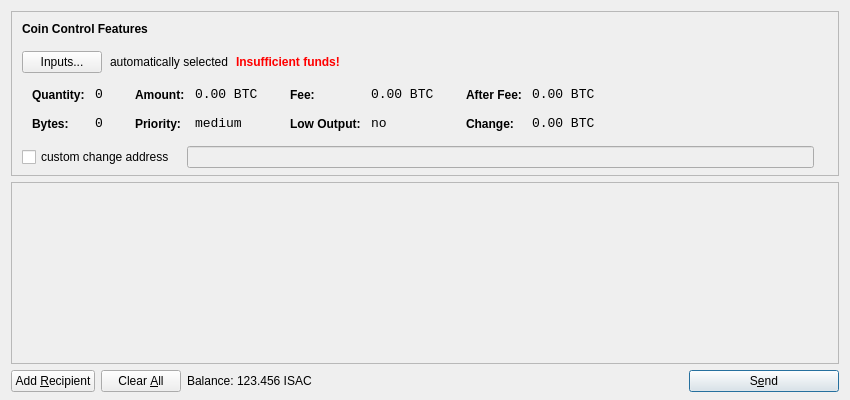
<?xml version="1.0" encoding="UTF-8"?>
<ui version="4.0">
 <class>SendCoinsDialog</class>
 <widget class="QDialog" name="SendCoinsDialog">
  <property name="geometry">
   <rect>
    <x>0</x>
    <y>0</y>
    <width>850</width>
    <height>400</height>
   </rect>
  </property>
  <property name="windowTitle">
   <string>Send Coins</string>
  </property>
  <layout class="QVBoxLayout" name="verticalLayout" stretch="0,1,0">
   <property name="bottomMargin">
    <number>8</number>
   </property>
   <item>
    <widget class="QFrame" name="frameCoinControl">
     <property name="sizePolicy">
      <sizepolicy hsizetype="Expanding" vsizetype="Expanding">
       <horstretch>0</horstretch>
       <verstretch>0</verstretch>
      </sizepolicy>
     </property>
     <property name="maximumSize">
      <size>
       <width>16777215</width>
       <height>16777215</height>
      </size>
     </property>
     <property name="frameShape">
      <enum>QFrame::StyledPanel</enum>
     </property>
     <property name="frameShadow">
      <enum>QFrame::Sunken</enum>
     </property>
     <layout class="QVBoxLayout" name="verticalLayoutCoinControl2">
      <property name="spacing">
       <number>-1</number>
      </property>
      <property name="leftMargin">
       <number>0</number>
      </property>
      <property name="topMargin">
       <number>0</number>
      </property>
      <property name="rightMargin">
       <number>0</number>
      </property>
      <property name="bottomMargin">
       <number>6</number>
      </property>
      <item>
       <layout class="QVBoxLayout" name="verticalLayoutCoinControl" stretch="0,0,0,0,1">
        <property name="spacing">
         <number>0</number>
        </property>
        <property name="leftMargin">
         <number>10</number>
        </property>
        <property name="topMargin">
         <number>10</number>
        </property>
        <item>
         <layout class="QHBoxLayout" name="horizontalLayoutCoinControl1">
          <property name="bottomMargin">
           <number>15</number>
          </property>
          <item>
           <widget class="QLabel" name="labelCoinControlFeatures">
            <property name="sizePolicy">
             <sizepolicy hsizetype="Preferred" vsizetype="Maximum">
              <horstretch>0</horstretch>
              <verstretch>0</verstretch>
             </sizepolicy>
            </property>
            <property name="font">
             <font>
              <weight>75</weight>
              <bold>true</bold>
             </font>
            </property>
            <property name="styleSheet">
             <string notr="true">font-weight:bold;</string>
            </property>
            <property name="text">
             <string>Coin Control Features</string>
            </property>
           </widget>
          </item>
         </layout>
        </item>
        <item>
         <layout class="QHBoxLayout" name="horizontalLayoutCoinControl2" stretch="0,0,0,0">
          <property name="spacing">
           <number>8</number>
          </property>
          <property name="bottomMargin">
           <number>10</number>
          </property>
          <item>
           <widget class="QPushButton" name="pushButtonCoinControl">
            <property name="styleSheet">
             <string notr="true"/>
            </property>
            <property name="text">
             <string>Inputs...</string>
            </property>
           </widget>
          </item>
          <item>
           <widget class="QLabel" name="labelCoinControlAutomaticallySelected">
            <property name="text">
             <string>automatically selected</string>
            </property>
            <property name="margin">
             <number>5</number>
            </property>
           </widget>
          </item>
          <item>
           <widget class="QLabel" name="labelCoinControlInsuffFunds">
            <property name="font">
             <font>
              <weight>75</weight>
              <bold>true</bold>
             </font>
            </property>
            <property name="styleSheet">
             <string notr="true">color:red;font-weight:bold;</string>
            </property>
            <property name="text">
             <string>Insufficient funds!</string>
            </property>
            <property name="margin">
             <number>5</number>
            </property>
           </widget>
          </item>
          <item>
           <spacer name="horizontalSpacerCoinControl">
            <property name="orientation">
             <enum>Qt::Horizontal</enum>
            </property>
            <property name="sizeHint" stdset="0">
             <size>
              <width>40</width>
              <height>1</height>
             </size>
            </property>
           </spacer>
          </item>
         </layout>
        </item>
        <item>
         <widget class="QWidget" name="widgetCoinControl" native="true">
          <property name="sizePolicy">
           <sizepolicy hsizetype="Preferred" vsizetype="Preferred">
            <horstretch>0</horstretch>
            <verstretch>0</verstretch>
           </sizepolicy>
          </property>
          <property name="minimumSize">
           <size>
            <width>0</width>
            <height>0</height>
           </size>
          </property>
          <property name="styleSheet">
           <string notr="true"/>
          </property>
          <layout class="QHBoxLayout" name="horizontalLayoutCoinControl5">
           <property name="margin">
            <number>0</number>
           </property>
           <item>
            <layout class="QHBoxLayout" name="horizontalLayoutCoinControl3" stretch="0,0,0,1">
             <property name="spacing">
              <number>20</number>
             </property>
             <property name="topMargin">
              <number>0</number>
             </property>
             <property name="bottomMargin">
              <number>10</number>
             </property>
             <item>
              <layout class="QFormLayout" name="formLayoutCoinControl1">
               <property name="horizontalSpacing">
                <number>10</number>
               </property>
               <property name="verticalSpacing">
                <number>14</number>
               </property>
               <property name="leftMargin">
                <number>10</number>
               </property>
               <property name="topMargin">
                <number>4</number>
               </property>
               <property name="rightMargin">
                <number>6</number>
               </property>
               <item row="0" column="0">
                <widget class="QLabel" name="labelCoinControlQuantityText">
                 <property name="styleSheet">
                  <string notr="true">font-weight:bold;</string>
                 </property>
                 <property name="text">
                  <string>Quantity:</string>
                 </property>
                 <property name="margin">
                  <number>0</number>
                 </property>
                </widget>
               </item>
               <item row="0" column="1">
                <widget class="QLabel" name="labelCoinControlQuantity">
                 <property name="font">
                  <font>
                   <family>Monospace</family>
                   <pointsize>10</pointsize>
                  </font>
                 </property>
                 <property name="cursor">
                  <cursorShape>IBeamCursor</cursorShape>
                 </property>
                 <property name="contextMenuPolicy">
                  <enum>Qt::ActionsContextMenu</enum>
                 </property>
                 <property name="text">
                  <string notr="true">0</string>
                 </property>
                 <property name="margin">
                  <number>0</number>
                 </property>
                 <property name="textInteractionFlags">
                  <set>Qt::LinksAccessibleByMouse|Qt::TextSelectableByKeyboard|Qt::TextSelectableByMouse</set>
                 </property>
                </widget>
               </item>
               <item row="1" column="0">
                <widget class="QLabel" name="labelCoinControlBytesText">
                 <property name="styleSheet">
                  <string notr="true">font-weight:bold;</string>
                 </property>
                 <property name="text">
                  <string>Bytes:</string>
                 </property>
                </widget>
               </item>
               <item row="1" column="1">
                <widget class="QLabel" name="labelCoinControlBytes">
                 <property name="font">
                  <font>
                   <family>Monospace</family>
                   <pointsize>10</pointsize>
                  </font>
                 </property>
                 <property name="cursor">
                  <cursorShape>IBeamCursor</cursorShape>
                 </property>
                 <property name="contextMenuPolicy">
                  <enum>Qt::ActionsContextMenu</enum>
                 </property>
                 <property name="text">
                  <string notr="true">0</string>
                 </property>
                 <property name="textInteractionFlags">
                  <set>Qt::LinksAccessibleByMouse|Qt::TextSelectableByKeyboard|Qt::TextSelectableByMouse</set>
                 </property>
                </widget>
               </item>
              </layout>
             </item>
             <item>
              <layout class="QFormLayout" name="formLayoutCoinControl2">
               <property name="horizontalSpacing">
                <number>10</number>
               </property>
               <property name="verticalSpacing">
                <number>14</number>
               </property>
               <property name="leftMargin">
                <number>6</number>
               </property>
               <property name="topMargin">
                <number>4</number>
               </property>
               <property name="rightMargin">
                <number>6</number>
               </property>
               <item row="0" column="0">
                <widget class="QLabel" name="labelCoinControlAmountText">
                 <property name="styleSheet">
                  <string notr="true">font-weight:bold;</string>
                 </property>
                 <property name="text">
                  <string>Amount:</string>
                 </property>
                 <property name="margin">
                  <number>0</number>
                 </property>
                </widget>
               </item>
               <item row="0" column="1">
                <widget class="QLabel" name="labelCoinControlAmount">
                 <property name="font">
                  <font>
                   <family>Monospace</family>
                   <pointsize>10</pointsize>
                  </font>
                 </property>
                 <property name="cursor">
                  <cursorShape>IBeamCursor</cursorShape>
                 </property>
                 <property name="contextMenuPolicy">
                  <enum>Qt::ActionsContextMenu</enum>
                 </property>
                 <property name="text">
                  <string notr="true">0.00 BTC</string>
                 </property>
                 <property name="textInteractionFlags">
                  <set>Qt::LinksAccessibleByMouse|Qt::TextSelectableByKeyboard|Qt::TextSelectableByMouse</set>
                 </property>
                </widget>
               </item>
               <item row="1" column="0">
                <widget class="QLabel" name="labelCoinControlPriorityText">
                 <property name="styleSheet">
                  <string notr="true">font-weight:bold;</string>
                 </property>
                 <property name="text">
                  <string>Priority:</string>
                 </property>
                </widget>
               </item>
               <item row="1" column="1">
                <widget class="QLabel" name="labelCoinControlPriority">
                 <property name="font">
                  <font>
                   <family>Monospace</family>
                   <pointsize>10</pointsize>
                  </font>
                 </property>
                 <property name="cursor">
                  <cursorShape>IBeamCursor</cursorShape>
                 </property>
                 <property name="contextMenuPolicy">
                  <enum>Qt::ActionsContextMenu</enum>
                 </property>
                 <property name="text">
                  <string>medium</string>
                 </property>
                 <property name="textInteractionFlags">
                  <set>Qt::LinksAccessibleByMouse|Qt::TextSelectableByKeyboard|Qt::TextSelectableByMouse</set>
                 </property>
                </widget>
               </item>
              </layout>
             </item>
             <item>
              <layout class="QFormLayout" name="formLayoutCoinControl3">
               <property name="horizontalSpacing">
                <number>10</number>
               </property>
               <property name="verticalSpacing">
                <number>14</number>
               </property>
               <property name="leftMargin">
                <number>6</number>
               </property>
               <property name="topMargin">
                <number>4</number>
               </property>
               <property name="rightMargin">
                <number>6</number>
               </property>
               <item row="0" column="0">
                <widget class="QLabel" name="labelCoinControlFeeText">
                 <property name="styleSheet">
                  <string notr="true">font-weight:bold;</string>
                 </property>
                 <property name="text">
                  <string>Fee:</string>
                 </property>
                 <property name="margin">
                  <number>0</number>
                 </property>
                </widget>
               </item>
               <item row="0" column="1">
                <widget class="QLabel" name="labelCoinControlFee">
                 <property name="font">
                  <font>
                   <family>Monospace</family>
                   <pointsize>10</pointsize>
                  </font>
                 </property>
                 <property name="cursor">
                  <cursorShape>IBeamCursor</cursorShape>
                 </property>
                 <property name="contextMenuPolicy">
                  <enum>Qt::ActionsContextMenu</enum>
                 </property>
                 <property name="text">
                  <string notr="true">0.00 BTC</string>
                 </property>
                 <property name="textInteractionFlags">
                  <set>Qt::LinksAccessibleByMouse|Qt::TextSelectableByKeyboard|Qt::TextSelectableByMouse</set>
                 </property>
                </widget>
               </item>
               <item row="1" column="0">
                <widget class="QLabel" name="labelCoinControlLowOutputText">
                 <property name="styleSheet">
                  <string notr="true">font-weight:bold;</string>
                 </property>
                 <property name="text">
                  <string>Low Output:</string>
                 </property>
                </widget>
               </item>
               <item row="1" column="1">
                <widget class="QLabel" name="labelCoinControlLowOutput">
                 <property name="font">
                  <font>
                   <family>Monospace</family>
                   <pointsize>10</pointsize>
                  </font>
                 </property>
                 <property name="cursor">
                  <cursorShape>IBeamCursor</cursorShape>
                 </property>
                 <property name="contextMenuPolicy">
                  <enum>Qt::ActionsContextMenu</enum>
                 </property>
                 <property name="text">
                  <string>no</string>
                 </property>
                 <property name="textInteractionFlags">
                  <set>Qt::LinksAccessibleByMouse|Qt::TextSelectableByKeyboard|Qt::TextSelectableByMouse</set>
                 </property>
                </widget>
               </item>
              </layout>
             </item>
             <item>
              <layout class="QFormLayout" name="formLayoutCoinControl4">
               <property name="horizontalSpacing">
                <number>10</number>
               </property>
               <property name="verticalSpacing">
                <number>14</number>
               </property>
               <property name="leftMargin">
                <number>6</number>
               </property>
               <property name="topMargin">
                <number>4</number>
               </property>
               <property name="rightMargin">
                <number>6</number>
               </property>
               <item row="0" column="0">
                <widget class="QLabel" name="labelCoinControlAfterFeeText">
                 <property name="styleSheet">
                  <string notr="true">font-weight:bold;</string>
                 </property>
                 <property name="text">
                  <string>After Fee:</string>
                 </property>
                 <property name="margin">
                  <number>0</number>
                 </property>
                </widget>
               </item>
               <item row="0" column="1">
                <widget class="QLabel" name="labelCoinControlAfterFee">
                 <property name="font">
                  <font>
                   <family>Monospace</family>
                   <pointsize>10</pointsize>
                  </font>
                 </property>
                 <property name="cursor">
                  <cursorShape>IBeamCursor</cursorShape>
                 </property>
                 <property name="contextMenuPolicy">
                  <enum>Qt::ActionsContextMenu</enum>
                 </property>
                 <property name="text">
                  <string notr="true">0.00 BTC</string>
                 </property>
                 <property name="textInteractionFlags">
                  <set>Qt::LinksAccessibleByMouse|Qt::TextSelectableByKeyboard|Qt::TextSelectableByMouse</set>
                 </property>
                </widget>
               </item>
               <item row="1" column="0">
                <widget class="QLabel" name="labelCoinControlChangeText">
                 <property name="styleSheet">
                  <string notr="true">font-weight:bold;</string>
                 </property>
                 <property name="text">
                  <string>Change:</string>
                 </property>
                </widget>
               </item>
               <item row="1" column="1">
                <widget class="QLabel" name="labelCoinControlChange">
                 <property name="font">
                  <font>
                   <family>Monospace</family>
                   <pointsize>10</pointsize>
                  </font>
                 </property>
                 <property name="cursor">
                  <cursorShape>IBeamCursor</cursorShape>
                 </property>
                 <property name="contextMenuPolicy">
                  <enum>Qt::ActionsContextMenu</enum>
                 </property>
                 <property name="text">
                  <string notr="true">0.00 BTC</string>
                 </property>
                 <property name="textInteractionFlags">
                  <set>Qt::LinksAccessibleByMouse|Qt::TextSelectableByKeyboard|Qt::TextSelectableByMouse</set>
                 </property>
                </widget>
               </item>
              </layout>
             </item>
            </layout>
           </item>
          </layout>
         </widget>
        </item>
        <item>
         <layout class="QHBoxLayout" name="horizontalLayoutCoinControl4" stretch="0,0,0">
          <property name="spacing">
           <number>12</number>
          </property>
          <property name="sizeConstraint">
           <enum>QLayout::SetDefaultConstraint</enum>
          </property>
          <property name="topMargin">
           <number>5</number>
          </property>
          <property name="rightMargin">
           <number>5</number>
          </property>
          <item>
           <widget class="QCheckBox" name="checkBoxCoinControlChange">
            <property name="text">
             <string>custom change address</string>
            </property>
           </widget>
          </item>
          <item>
           <widget class="QLineEdit" name="lineEditCoinControlChange">
            <property name="enabled">
             <bool>false</bool>
            </property>
            <property name="sizePolicy">
             <sizepolicy hsizetype="Expanding" vsizetype="Fixed">
              <horstretch>0</horstretch>
              <verstretch>0</verstretch>
             </sizepolicy>
            </property>
           </widget>
          </item>
          <item>
           <widget class="QLabel" name="labelCoinControlChangeLabel">
            <property name="sizePolicy">
             <sizepolicy hsizetype="Preferred" vsizetype="Expanding">
              <horstretch>0</horstretch>
              <verstretch>0</verstretch>
             </sizepolicy>
            </property>
            <property name="minimumSize">
             <size>
              <width>0</width>
              <height>0</height>
             </size>
            </property>
            <property name="text">
             <string/>
            </property>
            <property name="margin">
             <number>3</number>
            </property>
           </widget>
          </item>
         </layout>
        </item>
        <item>
         <spacer name="verticalSpacerCoinControl">
          <property name="orientation">
           <enum>Qt::Vertical</enum>
          </property>
          <property name="sizeHint" stdset="0">
           <size>
            <width>800</width>
            <height>1</height>
           </size>
          </property>
         </spacer>
        </item>
       </layout>
      </item>
     </layout>
    </widget>
   </item>
   <item>
    <widget class="QScrollArea" name="scrollArea">
     <property name="widgetResizable">
      <bool>true</bool>
     </property>
     <widget class="QWidget" name="scrollAreaWidgetContents">
      <property name="geometry">
       <rect>
        <x>0</x>
        <y>0</y>
        <width>830</width>
        <height>165</height>
       </rect>
      </property>
      <layout class="QVBoxLayout" name="verticalLayout_2">
       <property name="margin">
        <number>0</number>
       </property>
       <item>
        <layout class="QVBoxLayout" name="entries">
         <property name="spacing">
          <number>6</number>
         </property>
        </layout>
       </item>
       <item>
        <spacer name="verticalSpacer">
         <property name="orientation">
          <enum>Qt::Vertical</enum>
         </property>
         <property name="sizeHint" stdset="0">
          <size>
           <width>20</width>
           <height>40</height>
          </size>
         </property>
        </spacer>
       </item>
      </layout>
     </widget>
    </widget>
   </item>
   <item>
    <layout class="QHBoxLayout" name="horizontalLayout">
     <item>
      <widget class="QPushButton" name="addButton">
       <property name="toolTip">
        <string>Send to multiple recipients at once</string>
       </property>
       <property name="text">
        <string>Add &amp;Recipient</string>
       </property>
       <property name="icon">
        <iconset resource="../bitcoin.qrc">
         <normaloff>:/icons/add</normaloff>:/icons/add</iconset>
       </property>
       <property name="autoDefault">
        <bool>false</bool>
       </property>
      </widget>
     </item>
     <item>
      <widget class="QPushButton" name="clearButton">
       <property name="sizePolicy">
        <sizepolicy hsizetype="Minimum" vsizetype="Fixed">
         <horstretch>0</horstretch>
         <verstretch>0</verstretch>
        </sizepolicy>
       </property>
       <property name="toolTip">
        <string>Remove all transaction fields</string>
       </property>
       <property name="text">
        <string>Clear &amp;All</string>
       </property>
       <property name="icon">
        <iconset resource="../bitcoin.qrc">
         <normaloff>:/icons/remove</normaloff>:/icons/remove</iconset>
       </property>
       <property name="autoRepeatDelay">
        <number>300</number>
       </property>
       <property name="autoDefault">
        <bool>false</bool>
       </property>
      </widget>
     </item>
     <item>
      <layout class="QHBoxLayout" name="horizontalLayout_2">
       <property name="spacing">
        <number>3</number>
       </property>
       <item>
        <widget class="QLabel" name="label">
         <property name="text">
          <string>Balance:</string>
         </property>
        </widget>
       </item>
       <item>
        <widget class="QLabel" name="labelBalance">
         <property name="cursor">
          <cursorShape>IBeamCursor</cursorShape>
         </property>
         <property name="text">
          <string>123.456 ISAC</string>
         </property>
         <property name="textInteractionFlags">
          <set>Qt::LinksAccessibleByMouse|Qt::TextSelectableByKeyboard|Qt::TextSelectableByMouse</set>
         </property>
        </widget>
       </item>
      </layout>
     </item>
     <item>
      <spacer name="horizontalSpacer">
       <property name="orientation">
        <enum>Qt::Horizontal</enum>
       </property>
       <property name="sizeHint" stdset="0">
        <size>
         <width>40</width>
         <height>20</height>
        </size>
       </property>
      </spacer>
     </item>
     <item>
      <widget class="QPushButton" name="sendButton">
       <property name="minimumSize">
        <size>
         <width>150</width>
         <height>0</height>
        </size>
       </property>
       <property name="toolTip">
        <string>Confirm the send action</string>
       </property>
       <property name="text">
        <string>S&amp;end</string>
       </property>
       <property name="icon">
        <iconset resource="../bitcoin.qrc">
         <normaloff>:/icons/send</normaloff>:/icons/send</iconset>
       </property>
       <property name="default">
        <bool>true</bool>
       </property>
      </widget>
     </item>
    </layout>
   </item>
  </layout>
 </widget>
 <resources>
  <include location="../bitcoin.qrc"/>
 </resources>
 <connections/>
</ui>
